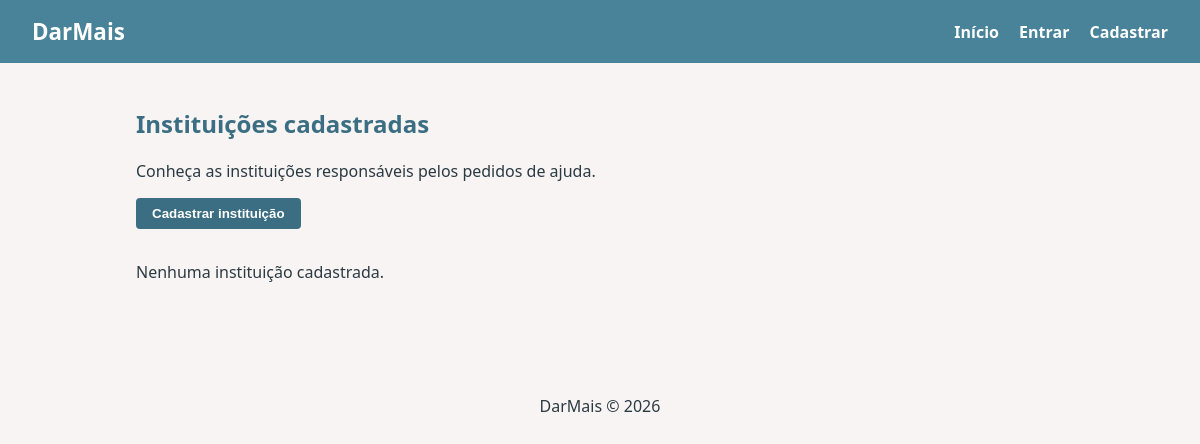
Before: /instituicoes with the older database file.
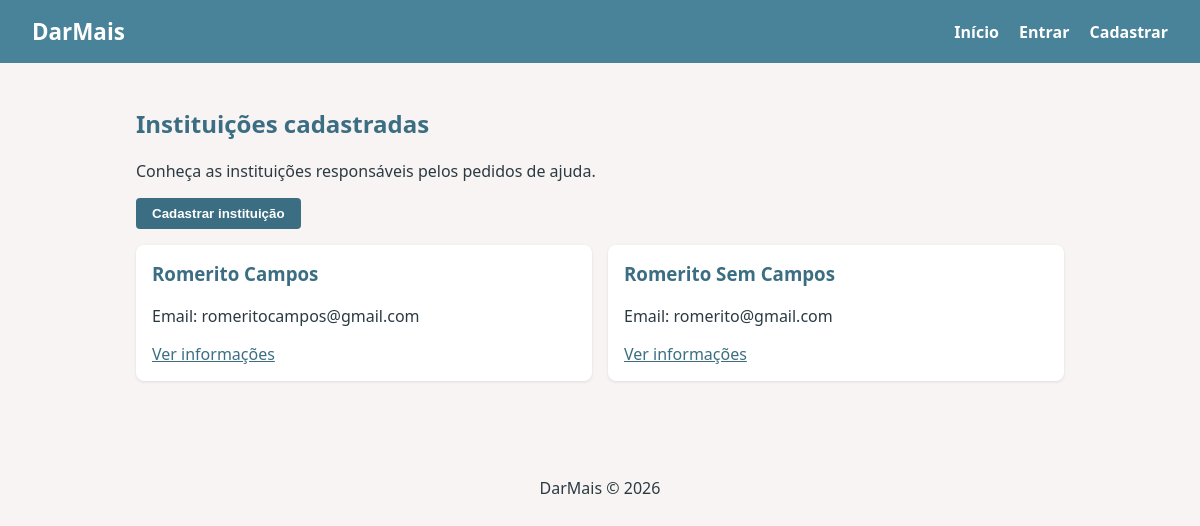
After: the same page with the newer database file.
### projeto_romerito/models.py (models this page shows)
class Instituicao(Base):
    __tablename__ = "instituicoes"
    id: Mapped[int] = mapped_column(primary_key=True, autoincrement=True)
    nome: Mapped[str] = mapped_column(String(100), nullable=False)
    email: Mapped[str] = mapped_column(String(80), unique=True, nullable=False)
    cnpj: Mapped[str] = mapped_column(String(18), unique=True, nullable=False)
    senha: Mapped[str] = mapped_column(String(255), nullable=False)
    pedidos_ajuda: Mapped[List["PedidoDeAjuda"]] = relationship(
        back_populates="instituicao"
    )

### projeto_romerito/blueprints/instituicoes/routes.py (the view)
@instituicoes_bp.route('/instituicoes')
def listar():
    with Session() as session:
        instituicoes = session.scalars(
            select(Instituicao)
        ).all()
        return render_template(
            'instituicoes/listar.html',
            instituicoes=instituicoes
        )

### projeto_romerito/blueprints/instituicoes/templates/instituicoes/listar.html (shortened to what this page needs)
{% extends 'base.html' %}
{% block conteudo %}
<section>
    <h2>Instituições cadastradas</h2>
    <p>Conheça as instituições responsáveis pelos pedidos de ajuda.</p>
    <p>
        <a href="{{ url_for('instituicoes.cadastro') }}">
            <button type="button">Cadastrar instituição</button>
        </a>
    </p>
    <div class="cards">
        {% for instituicao in instituicoes %}
            <div class="card">
                <h3>{{ instituicao.nome }}</h3>
                <p>Email: {{ instituicao.email }}</p>
                <a href="{{ url_for('instituicoes.informacoes', instituicao_id=instituicao.id) }}">
                    Ver informações
                </a>
            </div>
        {% else %}
            <p>Nenhuma instituição cadastrada.</p>
        {% endfor %}
    </div>
</section>
{% endblock %}

Changed rows visible on the page:
added Instituicao: nome "Romerito Campos", email "romeritocampos@gmail.com"
added Instituicao: nome "Romerito Sem Campos", email "romerito@gmail.com"
Other visible differences:
text no longer shown: "Nenhuma instituição cadastrada."
